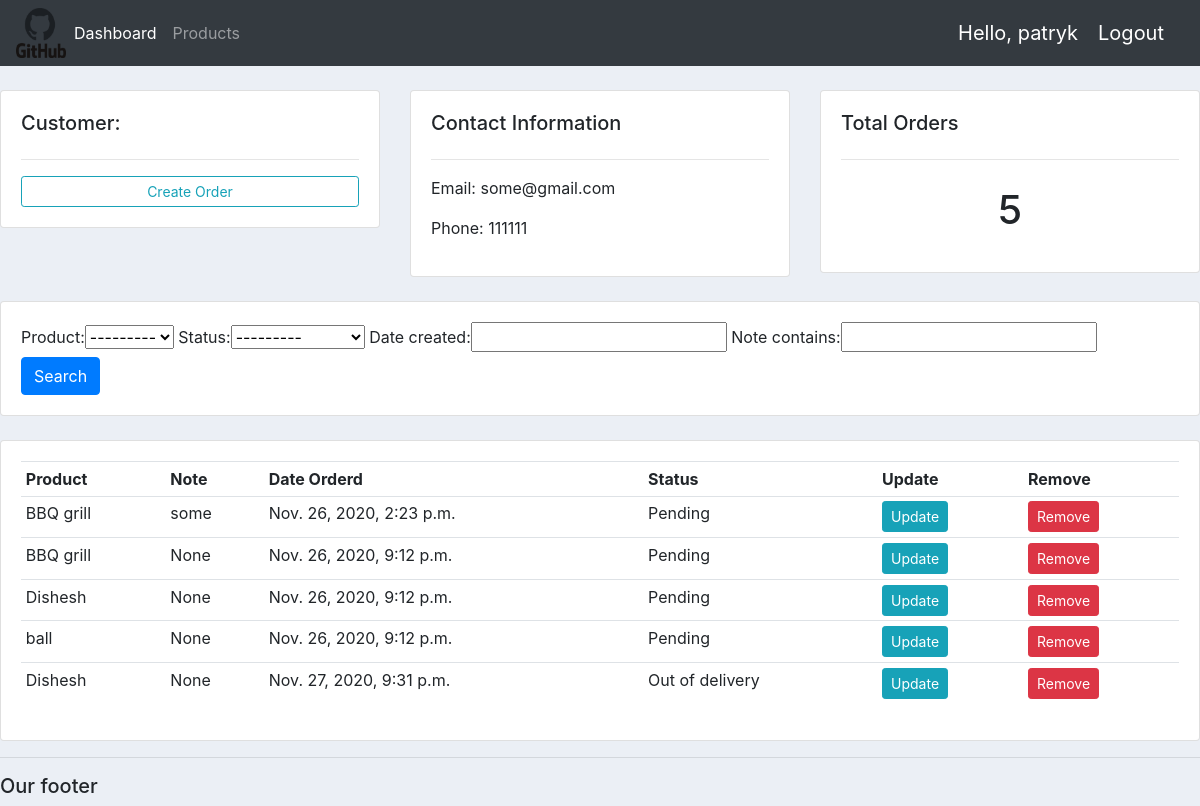
/customer/1/ (signed in), run on an earlier commit of the app's database.
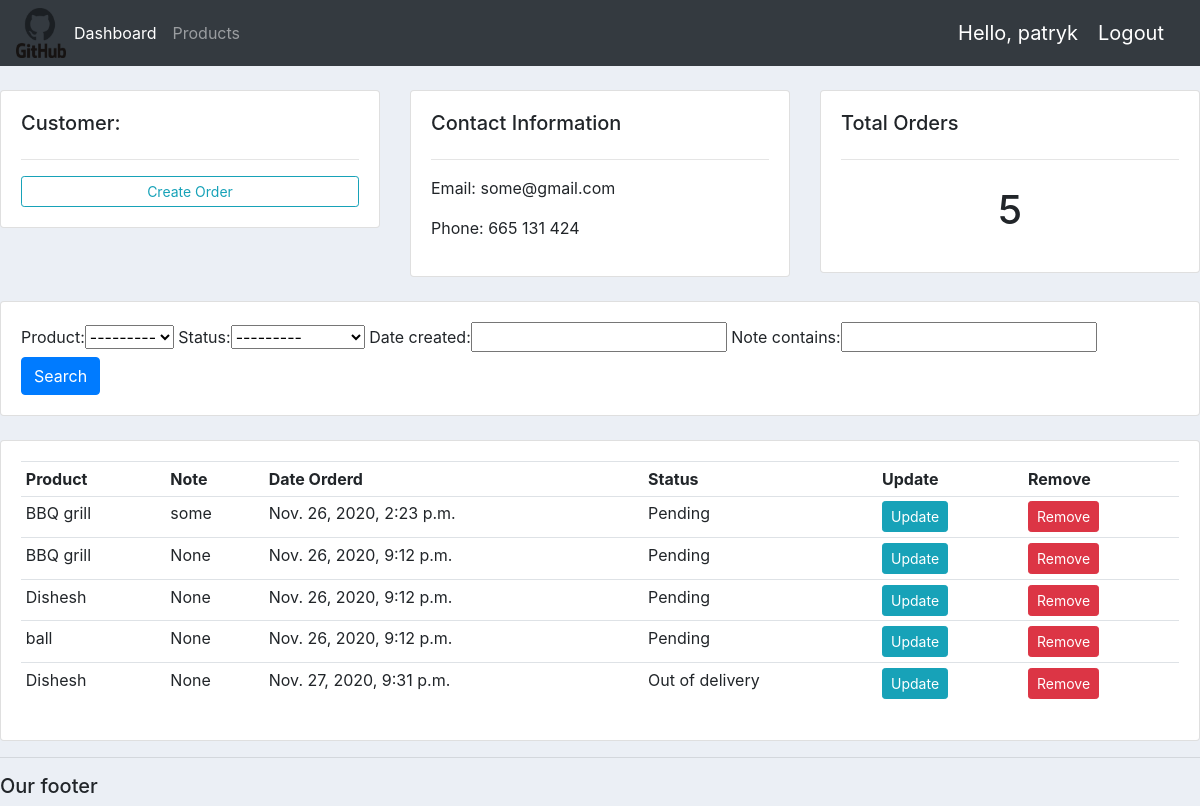
And on a later commit of the database.
### accounts/models.py (models this page shows, shortened)
class Customer(models.Model):
    user = models.OneToOneField(User, null=True, blank=True, on_delete=models.CASCADE)
    name = models.CharField(max_length=200, null=True)
    phone = models.CharField(max_length=200, null=True)
    email = models.EmailField(max_length=200, null=True)
    profile_pic = models.ImageField(default="profile1.png", null=True, blank=True)
    date_created = models.DateTimeField(auto_now_add=True, null=True)

### accounts/decorators.py (the view)
        def wrapper_func(request, *args, **kwargs):
                group = None
                if request.user.groups.exists():
                 group = request.user.groups.all()[0].name
                if group in allowed_roles:
                    return view_func(request, *args, **kwargs)
                else:
                    return HttpResponse('You are not allowed to see this page')

### accounts/models.py (called while the page is built)
    def __str__(self):
        return self.name

### accounts/views.py (called while the page is built)
@login_required(login_url='login')
@allowed_users(allowed_roles=['admin'])
def customer(request, pk):
    customer = Customer.objects.get(id=pk)
    orders = customer.order_set.all()
    total_orders = orders.count()
    myFilter = OrderFilter(request.GET, queryset=orders)
    orders = myFilter.qs
    context = {'customer':customer, 'orders':orders, 'total_orders':total_orders,'myFilter':myFilter}
    return render(request, 'accounts/customer.html',context)

### accounts/templates/accounts/customer.html
{% extends 'accounts/main.html' %}
{% block content %}
<br>
<div class="row">
	<div class="col-md">
		<div class="card card-body">
			<h5>Customer:</h5>
			<hr>
			<a class="btn btn-outline-info  btn-sm btn-block" href="{% url 'createOrder' customer.id %}">Create Order</a>
		</div>
	</div>
	<div class="col-md">
		<div class="card card-body">
			<h5>Contact Information</h5>
			<hr>
			<p>Email: {{customer.email}}</p>
			<p>Phone: {{customer.phone}}</p>
		</div>
	</div>
	<div class="col-md">
		<div class="card card-body">
			<h5>Total Orders</h5>
			<hr>
			<h1 style="text-align: center;padding: 10px">{{total_orders}}</h1>
		</div>
	</div>
</div>
<br>
<div class="row">
	<div class="col">
		<div class="card card-body">
			<form method="get">
				{{myFilter.form}}
		    <button class="btn btn-primary" type="submit">Search</button>
		  </form>
		</div>
	</div>
</div>
<br>
<div class="row">
	<div class="col-md">
		<div class="card card-body">
			<table class="table table-sm">
				<tr>
					<th>Product</th>
					<th>Note</th>
					<th>Date Orderd</th>
					<th>Status</th>
					<th>Update</th>
					<th>Remove</th>
				</tr>
				{% for i in orders%}
					<tr>
						<td>{{i.product}}</td>
						<td>{{i.note}}</td>
						<td>{{i.date_created}}</td>
						<td>{{i.status}}</td>
						<td><a class="btn btn-sm btn-info" href="{% url 'updateOrder' i.id%}">Update</a></td>
						<td><a href="{% url 'delete' i.id %}" class="btn btn-sm btn-danger">Remove</a></td>
					</tr>
				{% endfor %}
			</table>
		</div>
	</div>
</div>
    {% endblock %}

What changed in the data, as far as the page shows it:
changed Customer "some@gmail.com": phone "111111" → "665 131 424"
